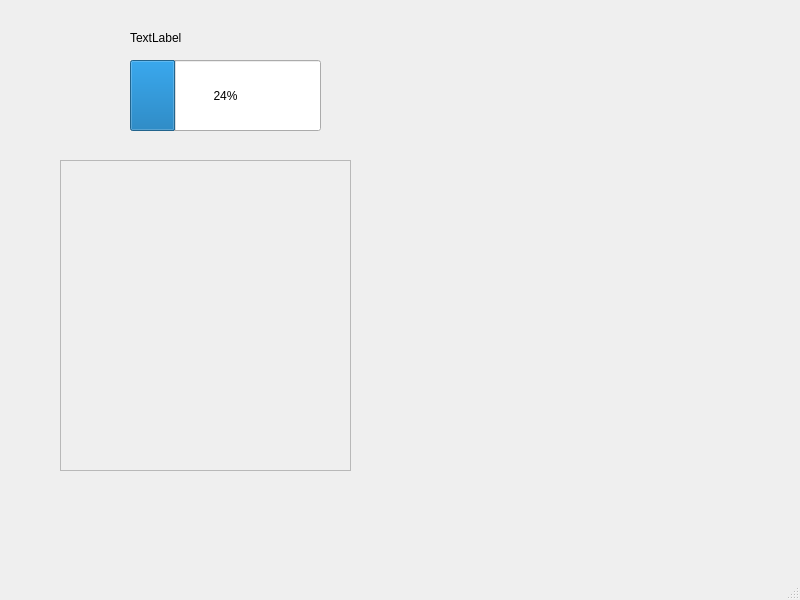
<?xml version="1.0" encoding="UTF-8"?>
<ui version="4.0">
 <class>MainWindow</class>
 <widget class="QMainWindow" name="MainWindow">
  <property name="geometry">
   <rect>
    <x>0</x>
    <y>0</y>
    <width>800</width>
    <height>600</height>
   </rect>
  </property>
  <property name="windowTitle">
   <string>MainWindow</string>
  </property>
  <widget class="QWidget" name="centralwidget">
   <widget class="QProgressBar" name="progressBar">
    <property name="geometry">
     <rect>
      <x>130</x>
      <y>60</y>
      <width>191</width>
      <height>71</height>
     </rect>
    </property>
    <property name="value">
     <number>24</number>
    </property>
   </widget>
   <widget class="QScrollArea" name="scrollArea">
    <property name="geometry">
     <rect>
      <x>60</x>
      <y>160</y>
      <width>291</width>
      <height>311</height>
     </rect>
    </property>
    <property name="widgetResizable">
     <bool>true</bool>
    </property>
    <widget class="QWidget" name="scrollAreaWidgetContents">
     <property name="geometry">
      <rect>
       <x>0</x>
       <y>0</y>
       <width>289</width>
       <height>309</height>
      </rect>
     </property>
    </widget>
   </widget>
   <widget class="QLabel" name="labelq">
    <property name="geometry">
     <rect>
      <x>130</x>
      <y>30</y>
      <width>60</width>
      <height>16</height>
     </rect>
    </property>
    <property name="text">
     <string>TextLabel</string>
    </property>
   </widget>
  </widget>
  <widget class="QMenuBar" name="menubar">
   <property name="geometry">
    <rect>
     <x>0</x>
     <y>0</y>
     <width>800</width>
     <height>22</height>
    </rect>
   </property>
  </widget>
  <widget class="QStatusBar" name="statusbar"/>
 </widget>
 <resources/>
 <connections/>
</ui>
